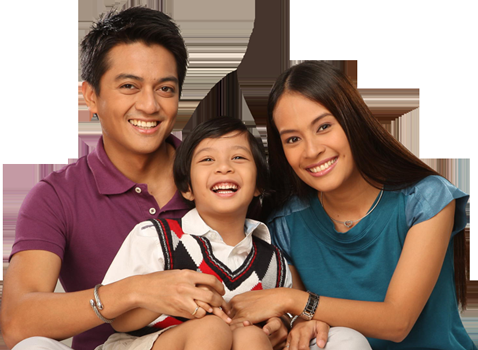
#> input picture references/kevin-HW03/family1.png, 478 x 350 px
$ python publish_from_image.py family1.png hw03.png
#> lines starting #> are read from the running program, lines starting #| are printed output that depends on the picture
# Detect faces in <image_filename>.  Publish faces to <broker_address>
#
# Usage: python3 publish_from_image.py <image_filename> <broker_address>

# Example broker addresses
# broker_address= "iot.eclipse.org"
# broker_address="52.116.3.158"
# broker_address="localhost"
# broker_address="127.0.0.1"
# broker_address="mosquitto"

import cv2
import paho.mqtt.client as mqtt
import time
import numpy as np
import sys

if (len(sys.argv) != 3):
    print("Usage: python3 publish_from_image.py <image_filename> <broker_address>")
    exit()
else:
    image_filename = sys.argv[1]
    broker_address = sys.argv[2]

def on_connect(client, userdata, flags, rc):
    if rc == 0:
        print("Connected to broker")
    else:
        print("Connection failed")

client = mqtt.Client()
client.on_connect= on_connect

face_cascade = cv2.CascadeClassifier('haarcascade_frontalface_default.xml')

# img = cv2.imread(image_filename)
img = cv2.imread(image_filename)
#> img is the input picture: shape (350, 478, 3); mean B, G, R 117.3, 129.2, 156.3
gray = cv2.cvtColor(img, cv2.COLOR_BGR2GRAY)
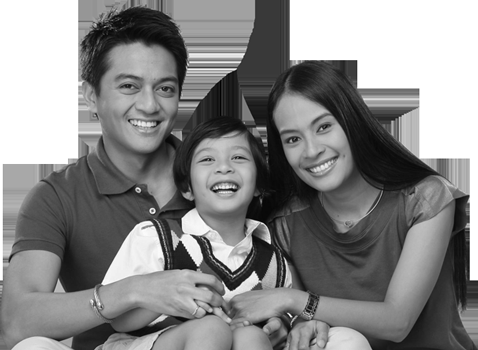
#> gray: shape (350, 478); min 0, max 255, mean 136
faces = face_cascade.detectMultiScale(gray, 1.3, 5)
#> faces = [[101, 50, 94, 94], [185, 130, 77, 77], [265, 96, 89, 89]]

client.connect(broker_address,1883,60)
time.sleep(1)
client.loop_start()

for (x,y,w,h) in faces:
    crop_img = img[y:y+h, x:x+w]
    client.publish("face_crop/test",bytearray(cv2.imencode('.png',crop_img)[1]))
    time.sleep(1)
#> this loop made 3 passes
#> pass 1, `crop_img = img[y:y+h, x:x+w]`:
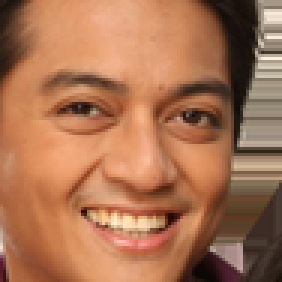
#> crop_img: shape (94, 94, 3) (shown 3 times larger); mean B, G, R 82.7, 114.6, 169.1
#> pass 2, `crop_img = img[y:y+h, x:x+w]`:
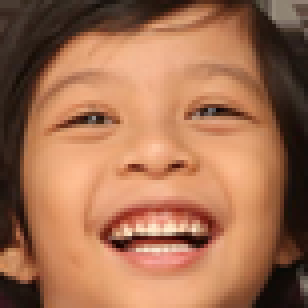
#> crop_img: shape (77, 77, 3) (shown 4 times larger); mean B, G, R 81.3, 111.2, 163.1
#> pass 3, `crop_img = img[y:y+h, x:x+w]`:
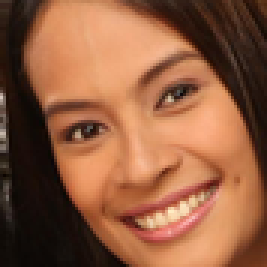
#> crop_img: shape (89, 89, 3) (shown 3 times larger); mean B, G, R 64.3, 92.9, 144.4

client.loop_stop()
client.disconnect()
